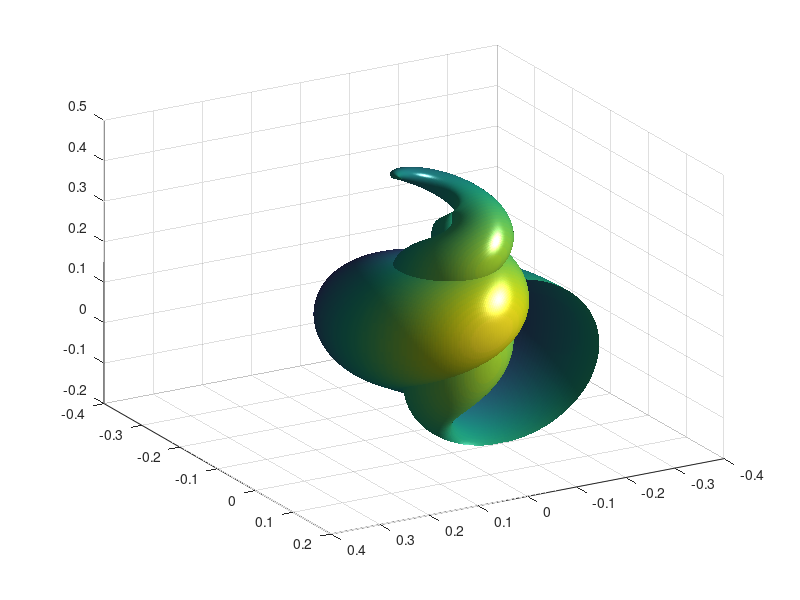

Reproduce this figure in MATLAB. (Note: this script raises an error after producing the figure.)
%start a figure and set up the mesh
figure(1) ; clf
t = linspace(0, 2*pi, 512) ;
[u,v] = meshgrid(t) ;
%Next, define the surface
a = -0.2 ; b = .5 ; c = .1 ;
n = 2 ;
x = (a*(1-v/(2*pi)).*(1+cos(u)) + c) ...
.* cos(n*v) ;
y = (a*(1-v/(2*pi)).*(1+cos(u)) + c) ...
.* sin(n*v) ;
z = b*v/(2*pi) + ...
a*(1-v/(2*pi)) .* sin(u) ;
%plot the surface
h=surf(x,y,z,y);
view(150,28);
shading interp
light('Position',[-1 1 1],'Style','infinite');
lighting  phong
